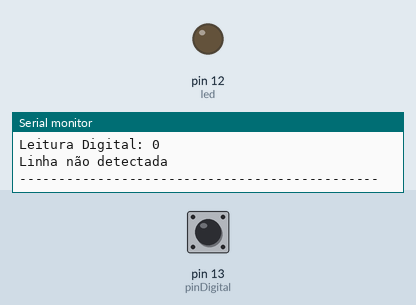
A sketch run on a simulated Arduino Uno, built with avr-gcc and run on an emulated ATmega328P. Parts: output pins drawn as LEDs (lit = HIGH), the last lines printed to the serial monitor. Dashed ring = blinking. The inputs (shaded band) are chosen by the test bench; at power-on: pin 13 (pinDigital) LOW.

Above: at 1.2 s.
1.3 s: pin 13 (pinDigital) driven HIGH
At 2.4 s:
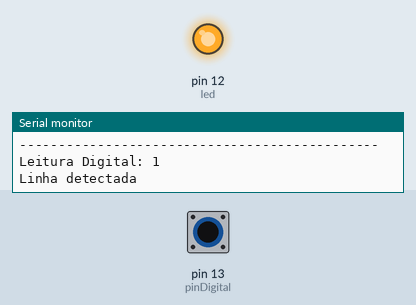
2.8 s: pin 13 (pinDigital) driven LOW
At 3.9 s:
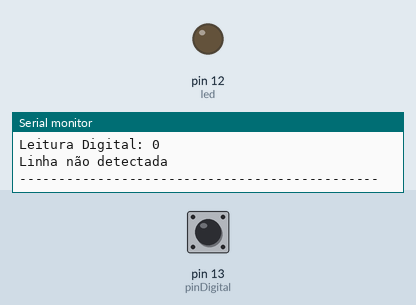
4.3 s: pin 13 (pinDigital) pulsed HIGH 2 times (0.12 s each, 0.3 s apart)
At 4.69 s:
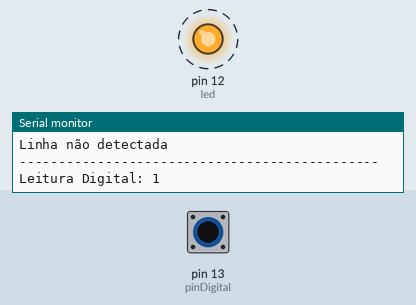
Timing chart, 0 to 7.3 s (numbered marks = the images above; inputs shaded):
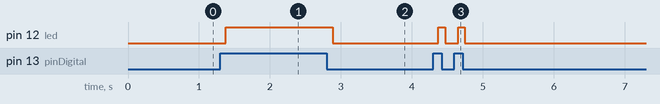

The sketch:

seguidor_de_linha.ino
```cpp
int pinDigital = 13;
int led = 12;

void setup() {
  Serial.begin(9600);
  pinMode(pinDigital, INPUT);
  pinMode(led, OUTPUT);
}

void loop() {

  Serial.print("Leitura Digital: ");
  Serial.println(digitalRead(pinDigital));

  if ((digitalRead(pinDigital)) == HIGH) {
    Serial.println("Linha detectada");
    digitalWrite(led, HIGH);

  }
  else if ((digitalRead(pinDigital)) == LOW)  {
    Serial.println("Linha não detectada");
    digitalWrite(led, LOW);
  }

  Serial.println("----------------------------------------------");
}
```

Measured:
- after the input at 1.3 s, pin 12 (led): LOW → HIGH after 0.08 s
- after the input at 2.8 s, pin 12 (led): HIGH → LOW after 0.08 s
- after the input at 4.3 s, pin 12 (led): alternates HIGH for 0.09 s and LOW for 0.18 s, 4 changes in all, then stays LOW, starting after 0.08 s
